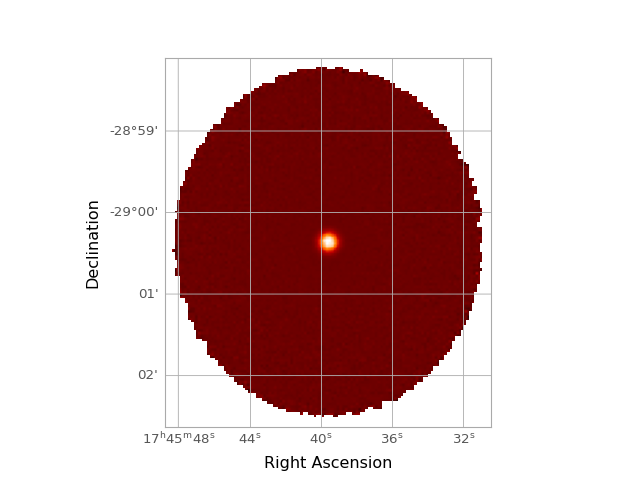

The script that drew this image:
from sofia_redux.scan.reduction.reduction import Reduction

from astropy import units
from astropy.io import fits
from astropy.wcs import WCS
import matplotlib.pyplot as plt
from astropy.visualization import astropy_mpl_style
import os
import tempfile

plt.style.use(astropy_mpl_style)

work_path = tempfile.mkdtemp(suffix='scan_example')
filename = os.path.join(work_path, 'simulated_data.fits')

# Initialize the reduction for the example instrument
reduction = Reduction('example')

# Create a simulated data file
reduction.info.write_simulated_hdul(
    filename, fwhm=10 * units.arcsec, scan_type='daisy',
    n_oscillations=22, radial_period=12 * units.second,
    ra='17h45m39.60213s', dec='-29d00m22.0000s',
    source_type='single_gaussian', constant_speed=True,
    s2n=30.0)

# Perform the reduction
hdul = reduction.run(filename, outpath=work_path,
                     blacklist='correlated.bias')

# Display the results
# The contents of the output FITS file and the hdul above are identical.
output_file = os.path.join(work_path, 'Simulation.Simulation.1.fits')
image_data = fits.getdata(output_file, ext=0)
wcs = WCS(fits.getheader(output_file, ext=0))
plt.subplot(projection=wcs)
plt.imshow(image_data, origin='lower')
plt.xlabel('Right Ascension')
plt.ylabel('Declination')
